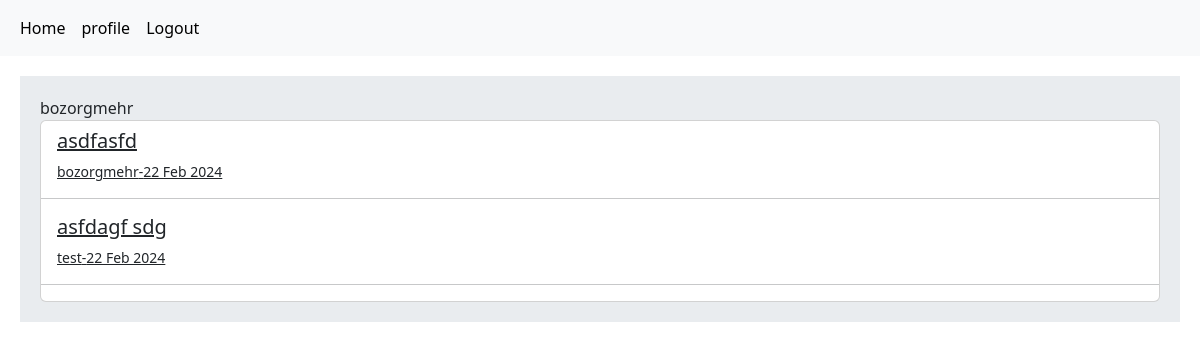
Page / (signed in) on the earlier database version.
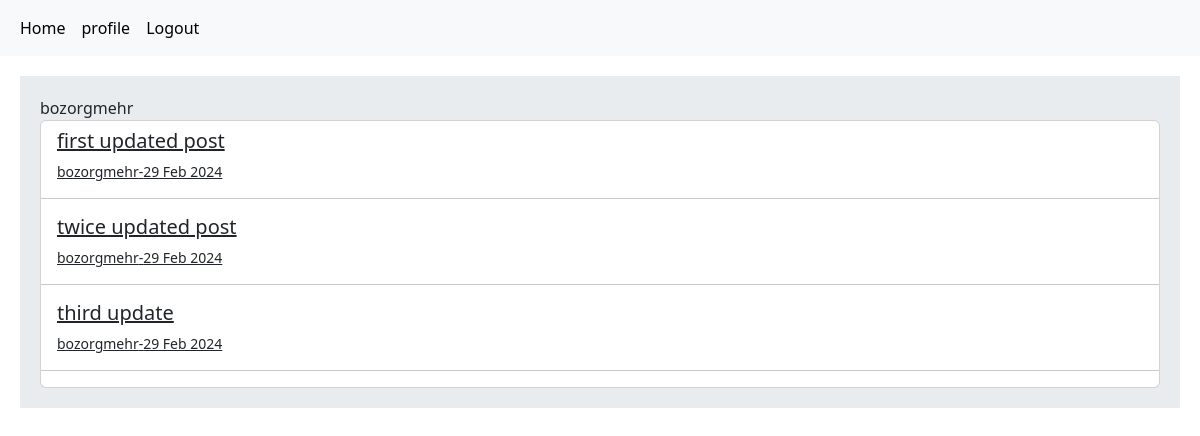
Same page on the later database version.
### home/models.py (models this page shows, shortened)
class Todo(models.Model):
    user = models.ForeignKey(User, on_delete=models.CASCADE, default=None)
    title = models.CharField(max_length=250)
    body = models.TextField()
    slug = models.SlugField(default=None)
    created = models.DateTimeField(auto_now_add=True)
    updated = models.DateTimeField(auto_now=True)
    def get_absolute_url(self):
        return reverse('home:detail', args=(self.id, self.slug))

### home/views.py (the view)
# urls.py: path('', views.HomeView.as_view(), name='home'),
class HomeView(View):
    def get(self, request):
        todo = Todo.objects.all()
        return render(request, 'home/home.html', context={'todos': todo})

### home/templates/home/home.html (shortened to what this page needs)
{% extends 'base.html' %}
{% block content %}
    {% if user.is_authenticated %}
        {{ request.user }}
        <div class="card">
            <h4>{% for todo in todos %}
                <h5><a href="{{ todo.get_absolute_url }}" class="card-body"> {{ todo.title }} </a><br></h5>
                <small><a href="{% url 'home:detail' todo.id todo.slug %}" class="card-body"> {{ todo.user }}-{{ todo.created|date:"d M Y" }} </a></small>
                <hr>
            {% endfor %}
            </h4>
        </div>
    {% else %}
        <h4><a href="{% url 'accounts:user_login' %}"> Login </a> to create todos and enjoy  </h4>
    {% endif %}
{% endblock %}

Differences in the rows shown:
removed Todo: title "asdfasfd", user "bozorgmehr", created "22 Feb 2024"
removed Todo: title "asfdagf sdg", user "test", created "22 Feb 2024"
added Todo: title "first updated post", user "bozorgmehr", created "29 Feb 2024"
added Todo: title "twice updated post", user "bozorgmehr", created "29 Feb 2024"
added Todo: title "third update", user "bozorgmehr", created "29 Feb 2024"
